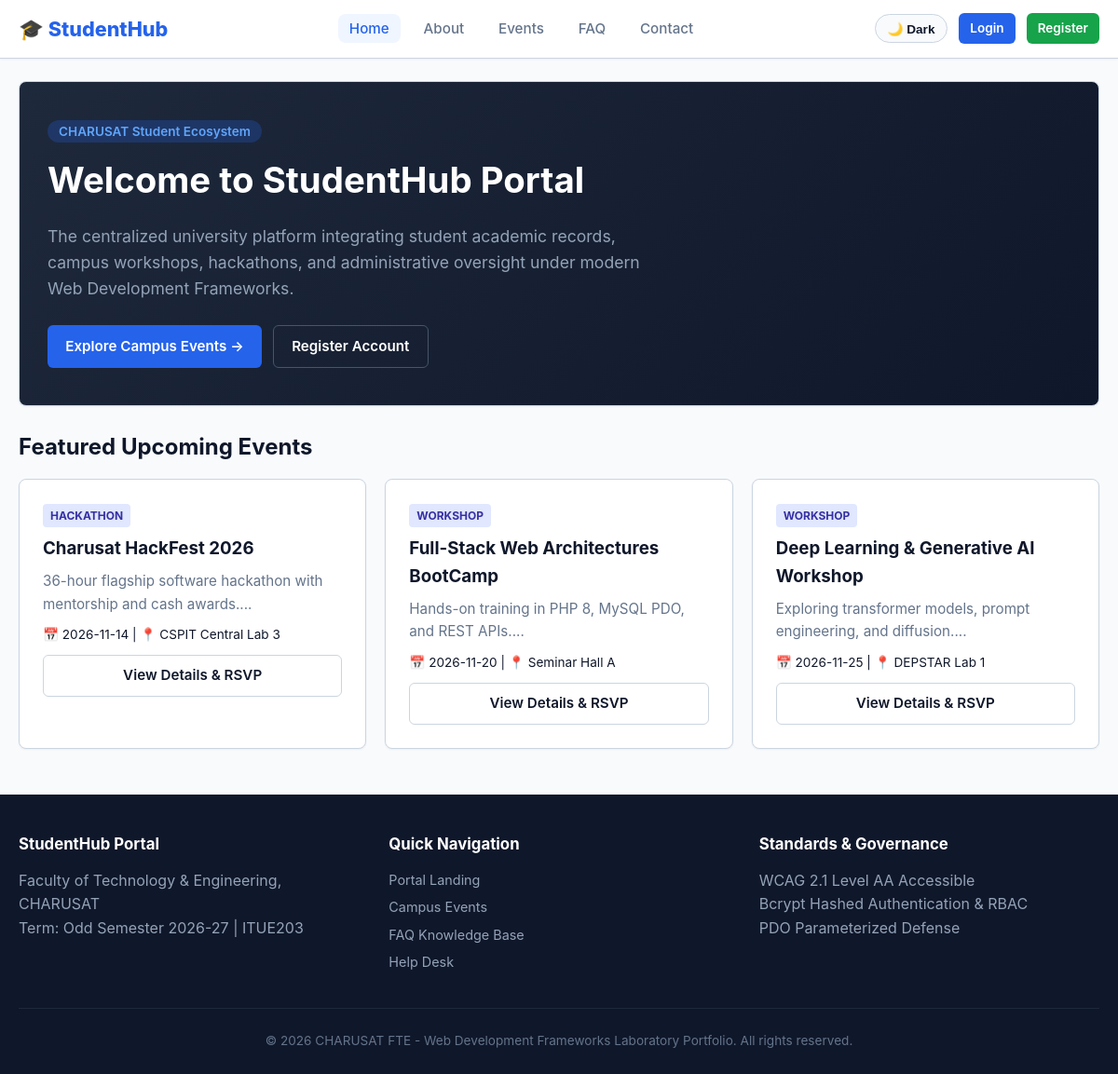
The page /studenthub/index.php on the database its author committed.
### tables this page shows
CREATE TABLE `events` (
    `id` INT UNSIGNED AUTO_INCREMENT PRIMARY KEY,
    `title` VARCHAR(150) NOT NULL,
    `category` VARCHAR(50) NOT NULL,
    `department` VARCHAR(80) NOT NULL DEFAULT 'All',
    `description` TEXT NOT NULL,
    `event_date` DATE NOT NULL,
    `event_time` TIME NOT NULL,
    `venue` VARCHAR(100) NOT NULL,
    `max_capacity` INT UNSIGNED NOT NULL DEFAULT 100,
    `registration_fee` DECIMAL(7, 2) NOT NULL DEFAULT 0.00,
    `poster_path` VARCHAR(255) NULL,
    `status` ENUM('upcoming', 'ongoing', 'completed', 'cancelled') NOT NULL DEFAULT 'upcoming',
    `created_at` TIMESTAMP DEFAULT CURRENT_TIMESTAMP,
    `updated_at` TIMESTAMP DEFAULT CURRENT_TIMESTAMP ON UPDATE CURRENT_TIMESTAMP,
    INDEX `idx_events_status` (`status`),
    INDEX `idx_events_cat` (`category`)
);

### studenthub/index.php (the view, shortened to what this page needs)
<?php
require_once __DIR__ . '/includes/header.php';
$pdo = Database::getConnection();
$events = [];
try {
    $stmt = $pdo->query("SELECT * FROM events WHERE status = 'upcoming' ORDER BY event_date ASC LIMIT 3");
    $events = $stmt->fetchAll();
} catch (Exception $e) {  }
?>
<section class="card" style="background: linear-gradient(135deg, #1e293b 0%, #0f172a 100%); color: #fff; padding: 40px 30px;">
    <span style="background: rgba(37,99,235,0.25); color: #60a5fa; padding: 4px 12px; border-radius: 999px; font-size: 0.85rem; font-weight: 600;">CHARUSAT Student Ecosystem</span>
    <h1 style="font-size: 2.4rem; margin: 10px 0 15px; color: #fff;">Welcome to StudentHub Portal</h1>
    <p style="color: #94a3b8; font-size: 1.1rem; max-width: 650px; margin-bottom: 25px;">
        The centralized university platform integrating student academic records, campus workshops, hackathons, and administrative oversight under modern Web Development Frameworks.
    </p>
    <div style="display: flex; gap: 12px; flex-wrap: wrap;">
        <a href="events.php" class="btn btn-primary">Explore Campus Events &rarr;</a>
        <a href="register.php" class="btn btn-outline" style="color: #fff; border-color: #475569;">Register Account</a>
    </div>
</section>
<section>
    <h2 style="margin: 25px 0 15px;">Featured Upcoming Events</h2>
    <div style="display: grid; grid-template-columns: repeat(auto-fit, minmax(300px, 1fr)); gap: 20px;">
        <?php if (empty($events)): ?>
            <p>No upcoming events currently scheduled.</p>
        <?php else: ?>
            <?php foreach ($events as $ev): ?>
                <article class="card">
                    <span class="badge" style="background:#e0e7ff; color:#3730a3;"><?= htmlspecialchars($ev['category']) ?></span>
                    <h3 style="margin: 8px 0;"><?= htmlspecialchars($ev['title']) ?></h3>
                    <p style="color: var(--text-secondary); font-size: 0.95rem;"><?= htmlspecialchars(substr($ev['description'], 0, 90)) ?>...</p>
                    <p style="margin: 10px 0; font-size: 0.85rem;">📅 <?= htmlspecialchars($ev['event_date']) ?> | 📍 <?= htmlspecialchars($ev['venue']) ?></p>
                    <a href="events.php" class="btn btn-outline btn-block">View Details &amp; RSVP</a>
                </article>
            <?php endforeach; ?>
        <?php endif; ?>
    </div>
</section>
<?php require_once __DIR__ . '/includes/footer.php'; ?>

### studenthub/assets/css/main.css (style rules this page uses)
:root { --primary: #2563eb; --primary-dark: #1d4ed8; --primary-light: #eff6ff; --bg-page: #f8fafc; --bg-surface: #ffffff; --text-primary: #0f172a; --text-secondary: #64748b; --border: #cbd5e1; --success: #16a34a; --danger: #dc2626; --warning: #f59e0b; --radius: 8px; --shadow-sm: 0 1px 2px 0 rgba(0, 0, 0, 0.05); --shadow-md: 0 4px 6px -1px rgba(0, 0, 0, 0.1); }
* { box-sizing: border-box; margin: 0; padding: 0; transition: background-color 0.2s, color 0.2s; }
body { font-family: -apple-system, BlinkMacSystemFont, "Segoe UI", Roboto, sans-serif; background: var(--bg-page); color: var(--text-primary); line-height: 1.6; min-height: 100vh; display: flex; flex-direction: column; }
.card { background: var(--bg-surface); border: 1px solid var(--border); border-radius: var(--radius); padding: 25px; box-shadow: var(--shadow-sm); margin-bottom: 25px; }
.btn { display: inline-flex; align-items: center; justify-content: center; gap: 6px; padding: 0.6rem 1.2rem; border-radius: 6px; font-weight: 600; text-decoration: none; border: none; cursor: pointer; font-size: 0.95rem; transition: background 0.2s, transform 0.1s; }
.btn-primary { background: var(--primary); color: #fff; }
.btn-outline { background: transparent; border: 1.5px solid var(--border); color: var(--text-primary); }
.btn-block { width: 100%; }
.badge { display: inline-block; padding: 3px 8px; border-radius: 4px; font-size: 0.75rem; font-weight: bold; text-transform: uppercase; }

### rows shown on the page
events: category "HACKATHON", title "Charusat HackFest 2026", description "36-hour flagship software hackathon with mentorship and cash awards.", event_date "2026-11-14", venue "CSPIT Central Lab 3"
events: category "WORKSHOP", title "Full-Stack Web Architectures BootCamp", description "Hands-on training in PHP 8, MySQL PDO, and REST APIs.", event_date "2026-11-20", venue "Seminar Hall A"
events: category "WORKSHOP", title "Deep Learning & Generative AI Workshop", description "Exploring transformer models, prompt engineering, and diffusion.", event_date "2026-11-25", venue "DEPSTAR Lab 1"

### other values the page prints
APP_NAME "StudentHub"
APP_INSTITUTION "Faculty of Technology & Engineering, CHARUSAT"
APP_TERM "Odd Semester 2026-27"
